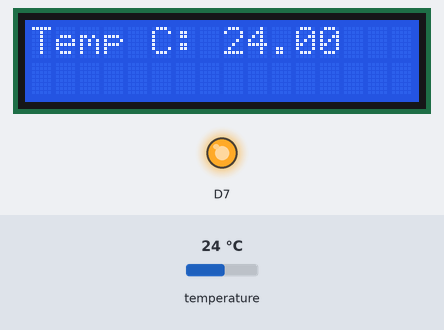
Bench run of a program on a simulated Arduino Uno R4 WiFi. Shown: 16×2 character LCD, output pins drawn as LEDs (lit = HIGH). Inputs (shaded band) come from the test bench; at power-on: temperature 24 °C. What the program prints to the serial monitor is not drawn.

Above: at 1.2 s.
1.3 s: temperature set to 12 °C
At 1.8 s:
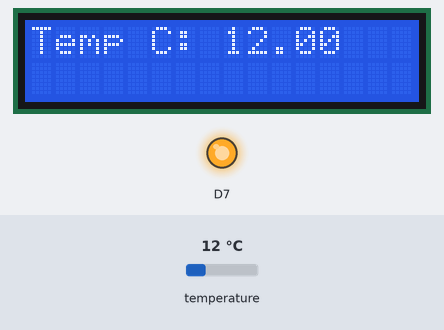
2.9 s: temperature set to 19 °C
At 4.1 s:
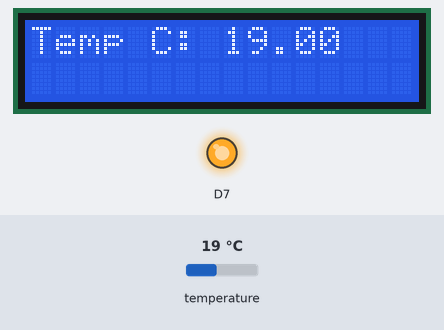
4.4 s: temperature set to 28 °C
At 5.8 s:
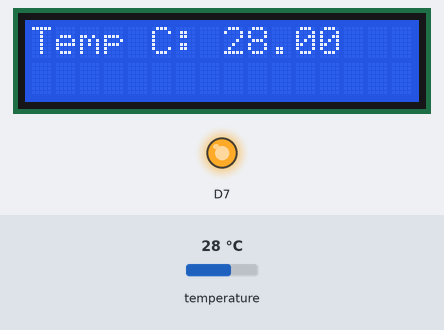
Timing chart, 0 to 7.4 s (numbered marks = the images above; inputs shaded):
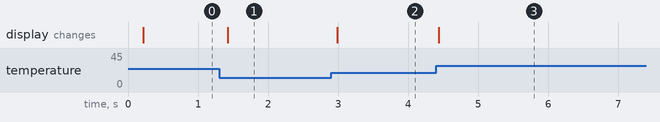

The program:

main.cpp
```cpp
#include <Arduino.h>
#include <Wire.h>
#include <LiquidCrystal_I2C.h>
#include <OneWire.h>
#include <DallasTemperature.h>

// Data wire is plugged into port 2 on the Arduino
#define ONE_WIRE_BUS 3

// Setup a oneWire instance to communicate with any OneWire devices (not just Maxim/Dallas temperature ICs)
OneWire oneWire(ONE_WIRE_BUS);

// Pass our oneWire reference to Dallas Temperature.
DallasTemperature sensors(&oneWire);

// arrays to hold device address
DeviceAddress insideThermometer;

// Display
LiquidCrystal_I2C display(0x27, 16, 2);

void InitDisplay(void);
void printAddress(DeviceAddress deviceAddress);
void printTemperature(DeviceAddress deviceAddress);

/*
 * Setup function. Here we do the basics
 */
void setup(void)
{
  // start serial port
  Serial.begin(9600);
  Serial.println("Dallas Temperature IC Control Library Demo");
  InitDisplay();
  pinMode(7, OUTPUT);
  digitalWrite(7, HIGH);

  // locate devices on the bus
  Serial.print("Locating devices...");
  sensors.begin();
  Serial.print("Found ");
  Serial.print(sensors.getDeviceCount(), DEC);
  Serial.println(" devices.");

  // report parasite power requirements
  Serial.print("Parasite power is: ");
  if (sensors.isParasitePowerMode())
    Serial.println("ON");
  else
    Serial.println("OFF");

  if (!sensors.getAddress(insideThermometer, 0))
    Serial.println("Unable to find address for Device 0");

  // show the addresses we found on the bus
  Serial.print("Device 0 Address: ");
  printAddress(insideThermometer);
  Serial.println();

  // set the resolution to 9 bit (Each Dallas/Maxim device is capable of several different resolutions)
  sensors.setResolution(insideThermometer, 9);

  Serial.print("Device 0 Resolution: ");
  Serial.print(sensors.getResolution(insideThermometer), DEC);
  Serial.println();
}

void loop(void)
{
  sensors.requestTemperatures();
  printTemperature(insideThermometer);
}

void printTemperature(DeviceAddress deviceAddress)
{
  float tempC = sensors.getTempC(deviceAddress);
  if (tempC == DEVICE_DISCONNECTED_C)
  {
    Serial.println("Error: Could not read temperature data");
    display.setCursor(0, 0);
    display.print("Error: Could not");
    display.setCursor(0, 1);
    display.print("read temperature data ");
    return;
  }
  Serial.print("Temp C: ");
  Serial.println(tempC);
  display.setCursor(0, 0);
  display.print("Temp C: ");
  display.print(tempC);
}

void InitDisplay()
{
  display.init();
  display.clear();
  display.backlight();
}

void printAddress(DeviceAddress deviceAddress)
{
  for (uint8_t i = 0; i < 8; i++)
  {
    if (deviceAddress[i] < 16)
      Serial.print("0");
    Serial.print(deviceAddress[i], HEX);
  }
}
```

Measured:
- after the input at 1.3 s, the display: changes after 0.12 s (image 1)
- after the input at 2.9 s, the display: changes after 0.09 s (image 2)
- after the input at 4.4 s, the display: changes at once (image 3)
